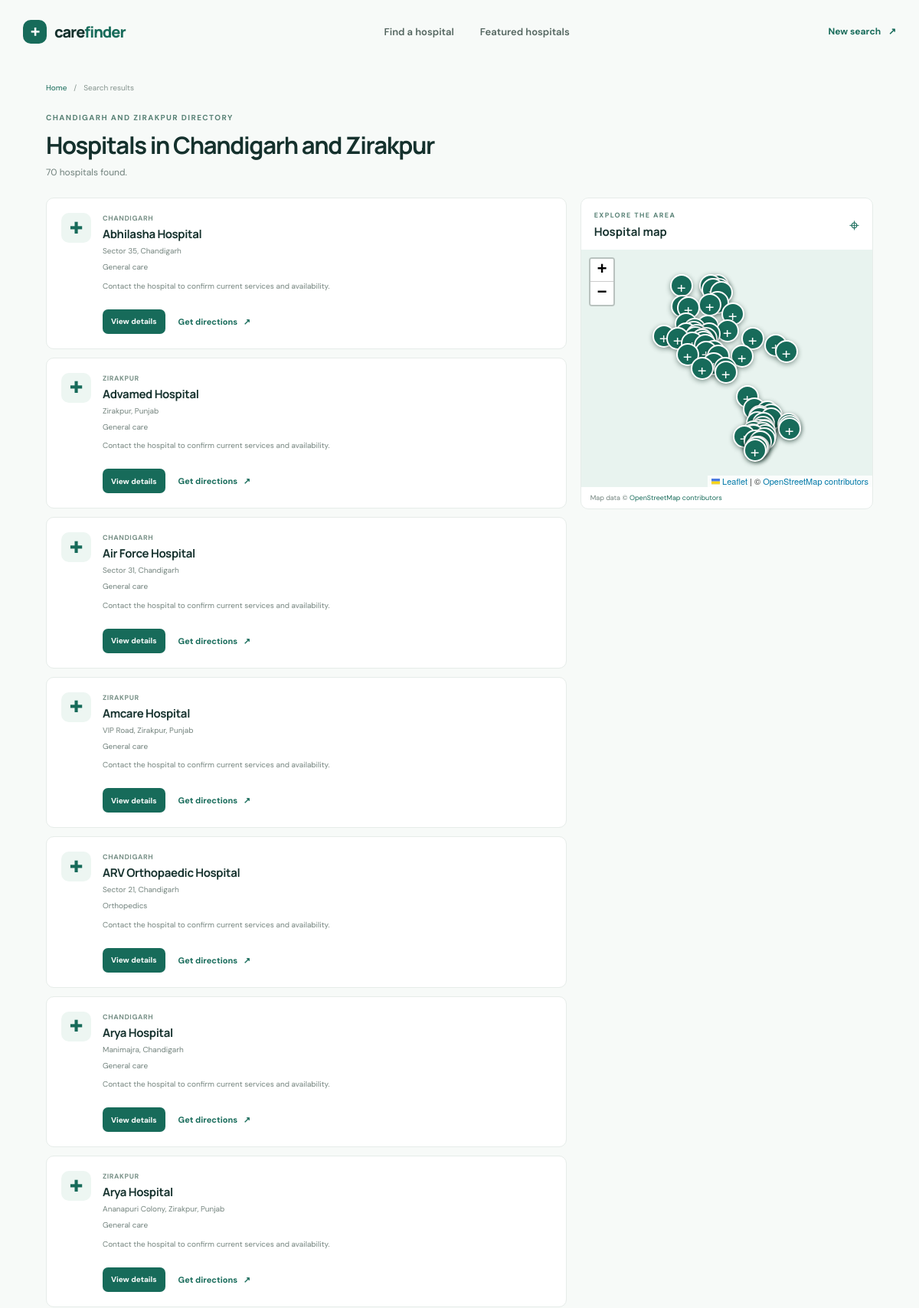
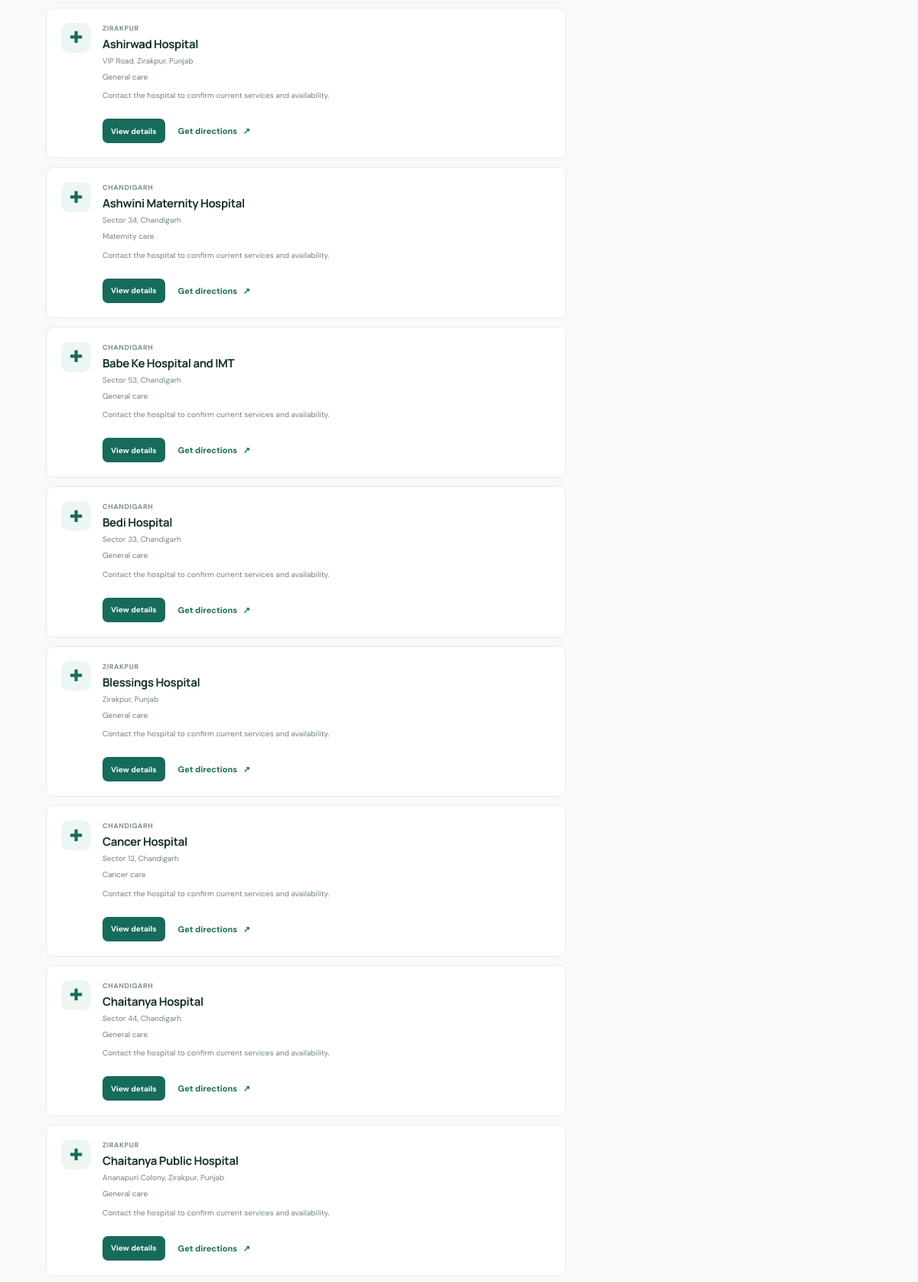
Screenshot of /search (upper part) with the database file from the repository (2 pictures, top to bottom).
### tables this page shows
CREATE TABLE hospitals (
                id INTEGER PRIMARY KEY,
                name TEXT NOT NULL,
                city TEXT NOT NULL,
                address TEXT NOT NULL,
                phone TEXT NOT NULL,
                rating REAL NOT NULL,
                specialties TEXT NOT NULL,
                emergency INTEGER NOT NULL DEFAULT 0,
                latitude REAL NOT NULL,
                longitude REAL NOT NULL,
                description TEXT NOT NULL
            );

### app.py (the view)
    @app.get("/search")
    def search():
        db = get_db()
        city = request.args.get("city", "").strip()
        if city not in DIRECTORY_CITIES:
            city = ""
        specialty = request.args.get("specialty", "").strip()
        query = request.args.get("q", "").strip()
        emergency_only = request.args.get("emergency") == "1"
        lat = _coordinate(request.args.get("lat"), -90, 90)
        lon = _coordinate(request.args.get("lon"), -180, 180)
        conditions = []
        params: list[object] = []
        if city:
            conditions.append("city = ?")
            params.append(city)
        else:
            conditions.append("city IN (?, ?)")
            params.extend(DIRECTORY_CITIES)
        if specialty:
            conditions.append("specialties LIKE ?")
            params.append(f"%{specialty}%")
        if query:
            conditions.append("(name LIKE ? OR address LIKE ? OR city LIKE ?)")
            params.extend([f"%{query}%"] * 3)
        if emergency_only:
            conditions.append("emergency = 1")
        sql = "SELECT * FROM hospitals"
        if conditions:
            sql += " WHERE " + " AND ".join(conditions)
        hospitals = [dict(row) for row in db.execute(sql, params).fetchall()]
        hospitals = recommend_hospitals(hospitals, lat=lat, lon=lon)
        return render_template(
            "results.html",
            hospitals=hospitals,
            city=city,
            specialty=specialty,
            query=query,
            emergency_only=emergency_only,
            user_lat=lat,
            user_lon=lon,
            result_count=len(hospitals),
        )

### ai/recommendation.py (called while the page is built)
def recommend_hospitals(
    hospitals: list[dict[str, Any]],
    *,
    lat: float | None = None,
    lon: float | None = None,
) -> list[dict[str, Any]]:
    ranked = []
    for hospital in hospitals:
        item = dict(hospital)
        distance = None
        if lat is not None and lon is not None:
            distance = _distance_km(
                lat, lon, float(item["latitude"]), float(item["longitude"])
            )
        item["distance_km"] = distance
        ranked.append(item)
    if lat is not None and lon is not None:
        ranked.sort(
            key=lambda item: (
                item["distance_km"],
                -float(item["rating"]),
                item["name"].casefold(),
            )
        )
    else:
        ranked.sort(
            key=lambda item: (-float(item["rating"]), item["name"].casefold())
        )
    return ranked

### app.py (called while the page is built)
def get_db() -> sqlite3.Connection:
    if "db" not in g:
        g.db = sqlite3.connect(DATABASE)
        g.db.row_factory = sqlite3.Row
    return g.db

def _coordinate(value: str | None, minimum: float, maximum: float) -> float | None:
    if value is None or not value.strip():
        return None
    try:
        coordinate = float(value)
    except ValueError:
        return None
    return coordinate if minimum <= coordinate <= maximum else None

### templates/results.html (shortened to what this page needs)
<!doctype html>
<html lang="en">
<head>
  <link rel="stylesheet" href="{{ url_for('static', filename='css/style.css') }}">
</head>
<body>
  <header class="site-header">
    <a class="brand" href="{{ url_for('index') }}"><span class="brand-mark">+</span><span>care<span class="brand-accent">finder</span></span></a>
    <nav aria-label="Main navigation"><a href="{{ url_for('index') }}">Find a hospital</a><a href="{{ url_for('index') }}#featured">Featured hospitals</a></nav>
    <a class="header-action" href="{{ url_for('index') }}#search">New search <span aria-hidden="true">↗</span></a>
  </header>
  <main class="results-main">
    <div class="breadcrumb"><a href="{{ url_for('index') }}">Home</a><span aria-hidden="true">/</span><span>Search results</span></div>
    <section class="results-intro">
      <p class="eyebrow">CHANDIGARH AND ZIRAKPUR DIRECTORY</p>
      <h1>{% if specialty %}{{ specialty }} hospitals{% else %}Hospitals{% endif %}{% if city %} in {{ city }}{% else %} in Chandigarh and Zirakpur{% endif %}</h1>
      <p>{{ result_count }} hospital{% if result_count != 1 %}s{% endif %} found{% if query %} for “{{ query }}”{% endif %}{% if emergency_only %} with 24/7 emergency care{% endif %}.</p>
    </section>
    <div class="results-layout">
      <section class="results-list" aria-label="Hospital results">
        {% if hospitals %}
          {% for hospital in hospitals %}
          <article class="result-card" data-lat="{{ hospital['latitude'] }}" data-lon="{{ hospital['longitude'] }}" data-name="{{ hospital['name'] }}" data-address="{{ hospital['address'] }}">
            <div class="result-icon" aria-hidden="true">✚</div>
            <div class="result-content">
              <div class="result-title-row"><div><p class="card-city">{{ hospital["city"] }}</p><h2><a href="{{ url_for('hospital_detail', hospital_id=hospital['id']) }}">{{ hospital["name"] }}</a></h2></div></div>
              <p class="result-address">{{ hospital["address"] }}</p>
              {% if hospital["specialties"] %}<p class="card-specialties">{{ hospital["specialties"] }}</p>{% endif %}
              <p class="hospital-description">Contact the hospital to confirm current services and availability.</p>
              <div class="result-actions"><a class="button button-small button-primary" href="{{ url_for('hospital_detail', hospital_id=hospital['id']) }}">View details</a><a class="text-link" target="_blank" rel="noopener noreferrer" href="https://www.openstreetmap.org/?mlat={{ hospital['latitude'] }}&mlon={{ hospital['longitude'] }}#map=15/{{ hospital['latitude'] }}/{{ hospital['longitude'] }}">Get directions <span aria-hidden="true">↗</span></a></div>
            </div>
          </article>
          {% endfor %}
        {% else %}
          <div class="empty-state"><span class="empty-icon" aria-hidden="true">⌕</span><h2>No hospitals found</h2><p>Try a different city, specialty, or keyword.</p><a class="button button-primary" href="{{ url_for('index') }}#search">Adjust your search</a></div>
        {% endif %}
      </section>
      <aside class="map-panel" aria-label="Map of hospitals">
        <div class="map-panel-heading"><div><p class="eyebrow">EXPLORE THE AREA</p><h2>Hospital map</h2></div><span class="map-pin" aria-hidden="true">⌖</span></div>
        {% if hospitals %}<div id="hospital-map" role="application" aria-label="Interactive map showing hospital locations"></div><p class="map-caption">Map data © <a href="https://www.openstreetmap.org/copyright" target="_blank" rel="noopener noreferrer">OpenStreetMap contributors</a></p>{% else %}<div class="map-empty">Hospital locations will appear here when results are available.</div>{% endif %}
      </aside>
    </div>
  </main>
</body>
</html>

### static/css/style.css (style rules this page uses)
:root { color-scheme: light; --ink: #15312d; --muted: #70817c; --green: #176b5a; --green-dark: #105447; --mint: #e8f3ef; --line: #e6ece9; --paper: #fff; --canvas: #f7faf8; --orange: #e89b4b; font-family: "DM Sans", sans-serif; }
* { box-sizing: border-box; }
html { scroll-behavior: smooth; }
body { margin: 0; background: var(--canvas); color: var(--ink); }
a { color: inherit; text-decoration: none; }
.site-header { height: 82px; max-width: 1200px; margin: 0 auto; padding: 0 30px; display: flex; align-items: center; justify-content: space-between; }
.brand { display: inline-flex; align-items: center; gap: 10px; font-family: "Manrope", sans-serif; font-size: 20px; font-weight: 800; letter-spacing: -1px; white-space: nowrap; }
.brand-mark { width: 31px; height: 31px; display: inline-grid; place-items: center; border-radius: 10px; background: var(--green); color: white; font-size: 24px; line-height: 1; }
.brand-accent { color: var(--green); }
.site-header nav { display: flex; gap: 34px; color: #546660; font-size: 13px; font-weight: 600; }
.header-action { font-size: 12px; font-weight: 700; color: var(--green); }
.header-action span { padding-left: 7px; }
main { max-width: 1140px; margin: 0 auto; padding: 0 30px; }
.eyebrow { margin: 0 0 12px; color: #598276; font-size: 10px; font-weight: 700; letter-spacing: 1.4px; }
h1, h2, h3, p { margin-top: 0; }
h1, h2, h3 { font-family: "Manrope", sans-serif; }
.button { display: inline-flex; align-items: center; justify-content: center; gap: 11px; border: 0; border-radius: 7px; cursor: pointer; font-weight: 700; transition: background .18s ease, transform .18s ease; }
.button-primary { background: var(--green); color: white; }
.text-link { color: var(--green); font-size: 11px; font-weight: 700; }
.text-link span { padding-left: 5px; }
.hospital-icon, .result-icon, .detail-icon { display: inline-grid; place-items: center; background: #edf6f2; color: var(--green); }
.card-city { margin: 13px 0 4px; color: #789087; font-size: 9px; font-weight: 700; letter-spacing: .6px; text-transform: uppercase; }
.card-specialties { color: var(--muted); font-size: 10px; line-height: 1.55; }
.hospital-description { margin: 7px 0 9px; color: #74847e; font-size: 10px; line-height: 1.6; }
.result-content > .hospital-description { margin-top: 0; }
.results-main, .detail-main { min-height: calc(100vh - 164px); padding-top: 21px; padding-bottom: 60px; }
.breadcrumb { display: flex; gap: 9px; margin: 5px 0 26px; color: #85948e; font-size: 10px; }
.breadcrumb a { color: var(--green); }
.results-intro { margin-bottom: 25px; }
.results-intro .eyebrow { margin-bottom: 8px; }
.results-intro h1 { margin-bottom: 7px; font-size: 31px; letter-spacing: -1.3px; }
.results-intro > p:last-child { margin-bottom: 0; color: var(--muted); font-size: 12px; }
.results-layout { display: grid; grid-template-columns: minmax(0, 1.6fr) minmax(280px, .9fr); align-items: start; gap: 18px; }
.results-list { display: grid; gap: 11px; }
.result-card { display: flex; gap: 15px; padding: 19px; border: 1px solid var(--line); border-radius: 10px; background: white; }
.result-icon { flex: 0 0 39px; width: 39px; height: 39px; border-radius: 10px; font-size: 21px; }
.result-content { flex: 1; min-width: 0; }
.result-title-row { display: flex; justify-content: space-between; gap: 10px; }
.result-title-row .card-city { margin-top: 1px; }
.result-title-row h2 { margin-bottom: 5px; font-size: 15px; letter-spacing: -.35px; }
.result-address { margin-bottom: 7px; color: #74847e; font-size: 10px; }
.result-content > .card-specialties { margin-bottom: 9px; }
.result-actions { display: flex; align-items: center; gap: 17px; margin-top: 13px; }
.button-small { min-height: 32px; padding: 0 11px; font-size: 10px; }
.map-panel { position: sticky; top: 20px; overflow: hidden; border: 1px solid var(--line); border-radius: 10px; background: white; }
.map-panel-heading { display: flex; align-items: center; justify-content: space-between; padding: 16px 17px 13px; }
.map-panel-heading .eyebrow { margin-bottom: 5px; font-size: 9px; }
.map-panel-heading h2 { margin: 0; font-size: 15px; }
.map-pin { color: var(--green); font-size: 23px; }
#hospital-map { display: block; width: 100%; height: 310px; background: #e8f3ef; color: var(--muted); font-size: 11px; text-align: center; }
.map-caption { margin: 0; padding: 8px 12px; color: var(--muted); font-size: 9px; }
.map-caption a { color: var(--green); }

### rows the page displays
hospitals: city "CHANDIGARH", name "Abhilasha Hospital", address "Sector 35, Chandigarh", specialties "General care"
hospitals: city "ZIRAKPUR", name "Advamed Hospital", address "Zirakpur, Punjab", specialties "General care"
hospitals: city "CHANDIGARH", name "Air Force Hospital", address "Sector 31, Chandigarh", specialties "General care"
hospitals: city "ZIRAKPUR", name "Amcare Hospital", address "VIP Road, Zirakpur, Punjab", specialties "General care"
hospitals: city "CHANDIGARH", name "ARV Orthopaedic Hospital", address "Sector 21, Chandigarh", specialties "Orthopedics"
hospitals: city "CHANDIGARH", name "Arya Hospital", address "Manimajra, Chandigarh", specialties "General care"
hospitals: city "ZIRAKPUR", name "Arya Hospital", address "Ananapuri Colony, Zirakpur, Punjab", specialties "General care"
hospitals: city "ZIRAKPUR", name "Ashirwad Hospital", address "VIP Road, Zirakpur, Punjab", specialties "General care"
hospitals: city "CHANDIGARH", name "Ashwini Maternity Hospital", address "Sector 34, Chandigarh", specialties "Maternity care"
hospitals: city "CHANDIGARH", name "Babe Ke Hospital and IMT", address "Sector 53, Chandigarh", specialties "General care"
hospitals: city "CHANDIGARH", name "Bedi Hospital", address "Sector 33, Chandigarh", specialties "General care"
hospitals: city "ZIRAKPUR", name "Blessings Hospital", address "Zirakpur, Punjab", specialties "General care"
hospitals: city "CHANDIGARH", name "Cancer Hospital", address "Sector 12, Chandigarh", specialties "Cancer care"
hospitals: city "CHANDIGARH", name "Chaitanya Hospital", address "Sector 44, Chandigarh", specialties "General care"
hospitals: city "ZIRAKPUR", name "Chaitanya Public Hospital", address "Ananapuri Colony, Zirakpur, Punjab", specialties "General care"

### other values shown
{{ result_count }} "70"
